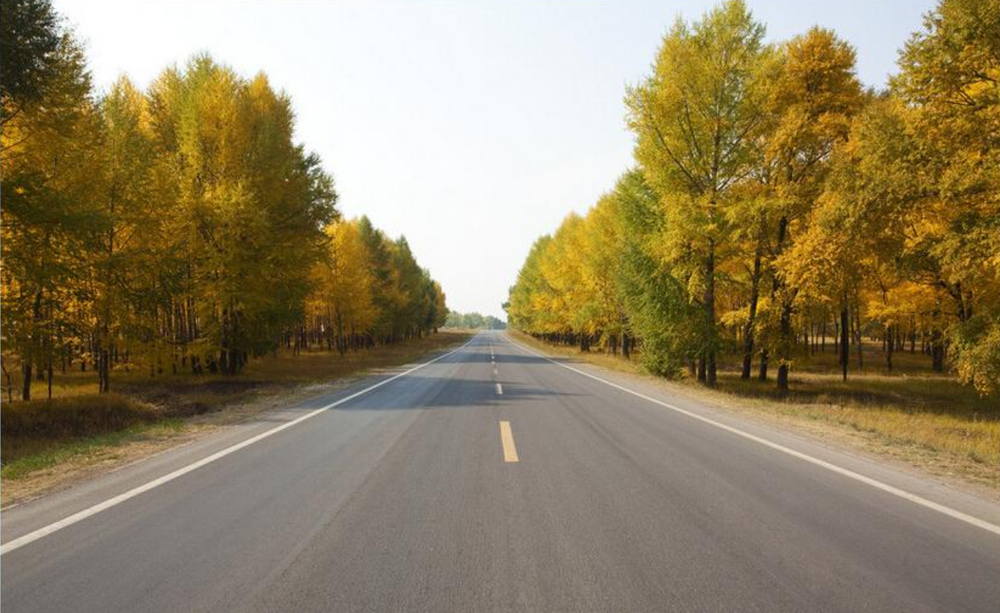
#> input picture 图像认知和OpenCV/图像边缘检测/picture.png, 1000 x 613 px, shrunk from 1283 x 786 before the run
$ python '5.边缘检测代码.py'
#> lines starting #> are read from the running program, lines starting #| are printed output that depends on the picture
#导入opencv库
import cv2

#1.读取图像
image_np = cv2.imread('./picture.png')
#> image_np is the input picture: shape (613, 1000, 3); mean B, G, R 98.7, 130.2, 144.3

#2.灰度化图像
image_gray = cv2.cvtColor(image_np,cv2.COLOR_BGR2GRAY)
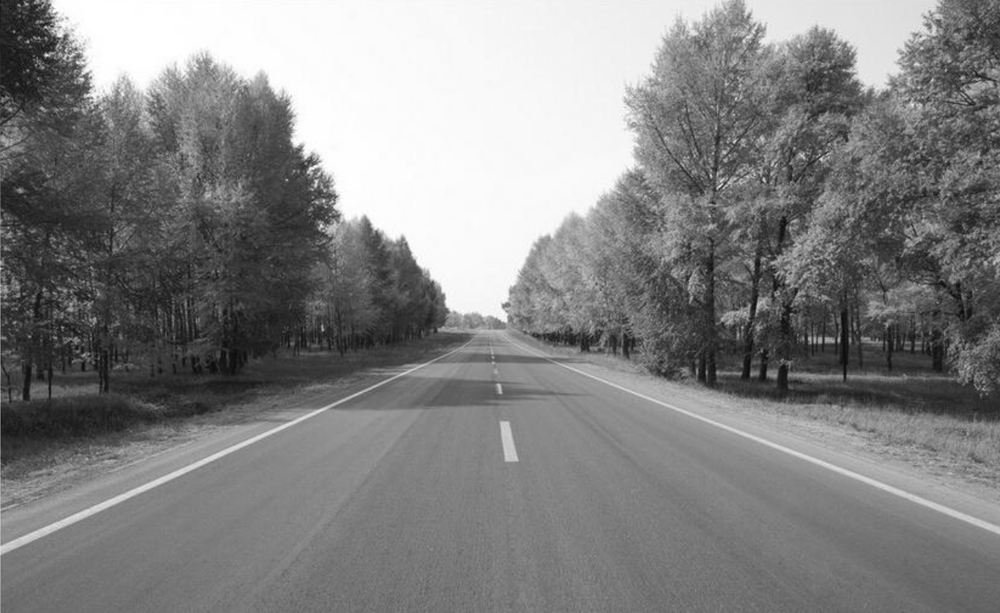
#> image_gray: shape (613, 1000); min 7, max 255, mean 130.8


#3.高斯滤波
image_blur = cv2.GaussianBlur(image_np,(5,5),1.5)

#4.进行边缘检测
image_canny = cv2.Canny(image_blur,30,70)
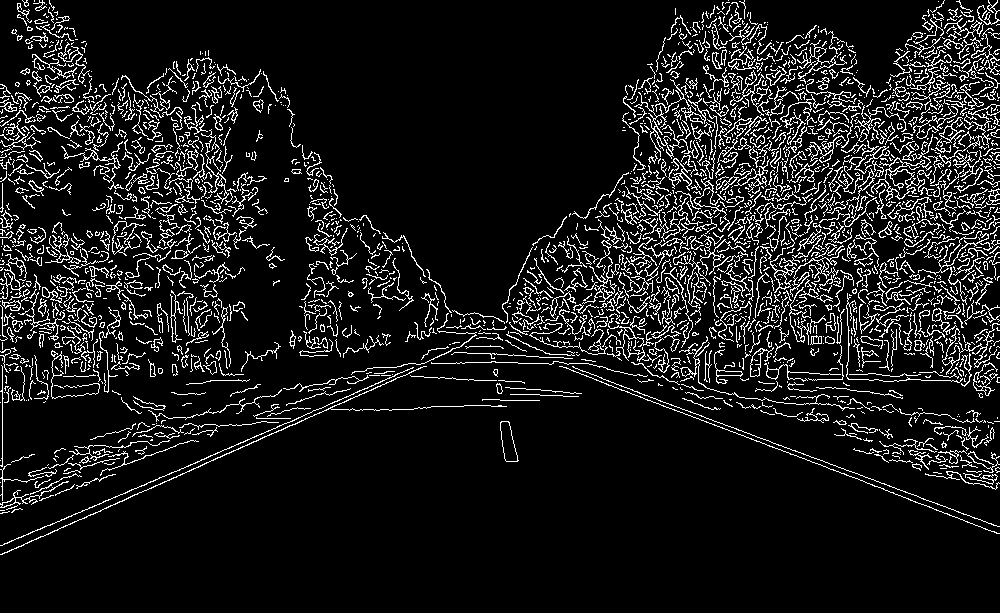
#> image_canny: shape (613, 1000); 10.1% white in thin lines or dots

#5.显示结果
cv2.imshow('image_np',image_np)
cv2.imshow('image_canny',image_canny)
cv2.waitKey(0)
